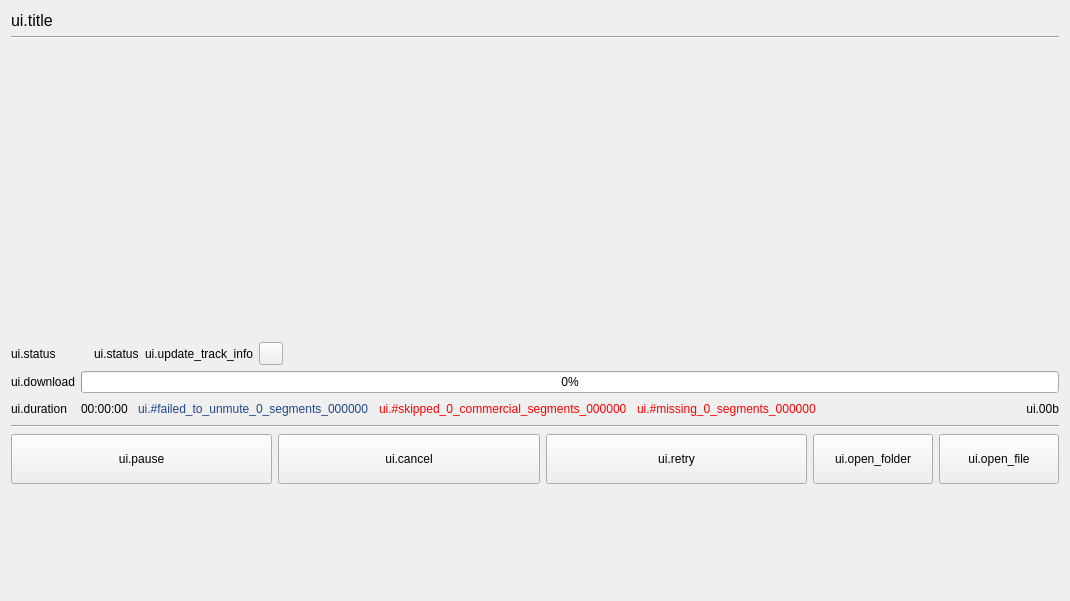
<?xml version="1.0" encoding="UTF-8"?>
<ui version="4.0">
 <class>Form</class>
 <widget class="QWidget" name="Form">
  <property name="geometry">
   <rect>
    <x>0</x>
    <y>0</y>
    <width>1066</width>
    <height>601</height>
   </rect>
  </property>
  <property name="sizePolicy">
   <sizepolicy hsizetype="Fixed" vsizetype="Fixed">
    <horstretch>0</horstretch>
    <verstretch>0</verstretch>
   </sizepolicy>
  </property>
  <property name="locale">
   <locale language="English" country="UnitedStates"/>
  </property>
  <layout class="QVBoxLayout" name="FormLayout">
   <item>
    <widget class="QLabel" name="windowTitleLabel">
     <property name="sizePolicy">
      <sizepolicy hsizetype="Ignored" vsizetype="Fixed">
       <horstretch>0</horstretch>
       <verstretch>0</verstretch>
      </sizepolicy>
     </property>
     <property name="font">
      <font>
       <pointsize>12</pointsize>
      </font>
     </property>
     <property name="text">
      <string>ui.title</string>
     </property>
    </widget>
   </item>
   <item>
    <widget class="Line" name="windowTitleLine">
     <property name="orientation">
      <enum>Qt::Horizontal</enum>
     </property>
    </widget>
   </item>
   <item>
    <widget class="QWidget" name="downloadViewControlBar" native="true">
     <property name="minimumSize">
      <size>
       <width>543</width>
       <height>32</height>
      </size>
     </property>
    </widget>
   </item>
   <item>
    <layout class="QHBoxLayout" name="videoAreaLayout">
     <item>
      <widget class="QWidget" name="downloadInfoView" native="true">
       <property name="minimumSize">
        <size>
         <width>629</width>
         <height>176</height>
        </size>
       </property>
      </widget>
     </item>
     <item>
      <widget class="QWidget" name="partnerContentArea_1" native="true">
       <property name="minimumSize">
        <size>
         <width>300</width>
         <height>250</height>
        </size>
       </property>
       <layout class="QHBoxLayout" name="adAreaLayout_1">
        <property name="spacing">
         <number>0</number>
        </property>
        <property name="leftMargin">
         <number>0</number>
        </property>
        <property name="topMargin">
         <number>0</number>
        </property>
        <property name="rightMargin">
         <number>0</number>
        </property>
        <property name="bottomMargin">
         <number>0</number>
        </property>
       </layout>
      </widget>
     </item>
    </layout>
   </item>
   <item>
    <widget class="QWidget" name="progressArea" native="true">
     <property name="sizePolicy">
      <sizepolicy hsizetype="Preferred" vsizetype="Fixed">
       <horstretch>0</horstretch>
       <verstretch>0</verstretch>
      </sizepolicy>
     </property>
     <layout class="QFormLayout" name="progressAreaLayout">
      <property name="labelAlignment">
       <set>Qt::AlignLeading|Qt::AlignLeft|Qt::AlignTop</set>
      </property>
      <property name="leftMargin">
       <number>0</number>
      </property>
      <property name="topMargin">
       <number>0</number>
      </property>
      <property name="rightMargin">
       <number>0</number>
      </property>
      <property name="bottomMargin">
       <number>0</number>
      </property>
      <item row="0" column="0">
       <widget class="QLabel" name="statusLabel">
        <property name="text">
         <string>ui.status</string>
        </property>
       </widget>
      </item>
      <item row="0" column="1">
       <widget class="QWidget" name="statusControlArea" native="true">
        <layout class="QHBoxLayout" name="statusControlAreaLayout">
         <property name="leftMargin">
          <number>0</number>
         </property>
         <property name="topMargin">
          <number>0</number>
         </property>
         <property name="rightMargin">
          <number>0</number>
         </property>
         <property name="bottomMargin">
          <number>0</number>
         </property>
         <item>
          <widget class="QLabel" name="alertIcon">
           <property name="sizePolicy">
            <sizepolicy hsizetype="Fixed" vsizetype="Fixed">
             <horstretch>0</horstretch>
             <verstretch>0</verstretch>
            </sizepolicy>
           </property>
           <property name="pixmap">
            <pixmap>../icons/light/alert_red.svg</pixmap>
           </property>
           <property name="scaledContents">
            <bool>true</bool>
           </property>
           <property name="alignment">
            <set>Qt::AlignCenter</set>
           </property>
          </widget>
         </item>
         <item>
          <widget class="QLabel" name="status">
           <property name="text">
            <string>ui.status</string>
           </property>
          </widget>
         </item>
         <item>
          <widget class="QLabel" name="updateTrackInfo">
           <property name="text">
            <string>ui.update_track_info</string>
           </property>
          </widget>
         </item>
         <item>
          <widget class="QToolButton" name="statusInfoButton">
           <property name="toolTip">
            <string>ui.information</string>
           </property>
           <property name="icon">
            <iconset>
             <normaloff>../icons/light/help.svg</normaloff>../icons/light/help.svg</iconset>
           </property>
          </widget>
         </item>
         <item>
          <spacer name="horizontalSpacer_1">
           <property name="orientation">
            <enum>Qt::Horizontal</enum>
           </property>
           <property name="sizeHint" stdset="0">
            <size>
             <width>40</width>
             <height>20</height>
            </size>
           </property>
          </spacer>
         </item>
        </layout>
       </widget>
      </item>
      <item row="1" column="0">
       <widget class="QLabel" name="downloadLabel">
        <property name="text">
         <string>ui.download</string>
        </property>
       </widget>
      </item>
      <item row="1" column="1">
       <widget class="QProgressBar" name="progressBar">
        <property name="value">
         <number>0</number>
        </property>
       </widget>
      </item>
      <item row="2" column="0">
       <widget class="QLabel" name="durationLabel">
        <property name="text">
         <string>ui.duration</string>
        </property>
       </widget>
      </item>
      <item row="2" column="1">
       <widget class="QWidget" name="fileInfoArea" native="true">
        <layout class="QHBoxLayout" name="fileInfoAreaLayout">
         <property name="spacing">
          <number>10</number>
         </property>
         <property name="leftMargin">
          <number>0</number>
         </property>
         <property name="topMargin">
          <number>0</number>
         </property>
         <property name="rightMargin">
          <number>0</number>
         </property>
         <property name="bottomMargin">
          <number>0</number>
         </property>
         <item>
          <widget class="QLabel" name="duration">
           <property name="text">
            <string>00:00:00</string>
           </property>
          </widget>
         </item>
         <item>
          <widget class="QLabel" name="mutedInfo">
           <property name="styleSheet">
            <string notr="true">color: rgb(31, 71, 136);</string>
           </property>
           <property name="text">
            <string>ui.#failed_to_unmute_0_segments_000000</string>
           </property>
          </widget>
         </item>
         <item>
          <widget class="QLabel" name="skippedInfo">
           <property name="styleSheet">
            <string notr="true">color: rgb(255, 0, 0);</string>
           </property>
           <property name="text">
            <string>ui.#skipped_0_commercial_segments_000000</string>
           </property>
          </widget>
         </item>
         <item>
          <widget class="QLabel" name="missingInfo">
           <property name="styleSheet">
            <string notr="true">color: rgb(255, 0, 0);</string>
           </property>
           <property name="text">
            <string>ui.#missing_0_segments_000000</string>
           </property>
          </widget>
         </item>
         <item>
          <spacer name="horizontalSpacer_2">
           <property name="orientation">
            <enum>Qt::Horizontal</enum>
           </property>
           <property name="sizeHint" stdset="0">
            <size>
             <width>40</width>
             <height>20</height>
            </size>
           </property>
          </spacer>
         </item>
         <item>
          <widget class="QLabel" name="fileSize">
           <property name="text">
            <string>ui.00b</string>
           </property>
           <property name="alignment">
            <set>Qt::AlignRight|Qt::AlignTrailing|Qt::AlignVCenter</set>
           </property>
          </widget>
         </item>
        </layout>
       </widget>
      </item>
     </layout>
    </widget>
   </item>
   <item>
    <widget class="Line" name="buttonLine">
     <property name="orientation">
      <enum>Qt::Horizontal</enum>
     </property>
    </widget>
   </item>
   <item>
    <widget class="QWidget" name="buttonArea" native="true">
     <property name="sizePolicy">
      <sizepolicy hsizetype="Preferred" vsizetype="Fixed">
       <horstretch>0</horstretch>
       <verstretch>0</verstretch>
      </sizepolicy>
     </property>
     <property name="minimumSize">
      <size>
       <width>0</width>
       <height>50</height>
      </size>
     </property>
     <layout class="QHBoxLayout" name="buttonAreaLayout">
      <property name="leftMargin">
       <number>0</number>
      </property>
      <property name="topMargin">
       <number>0</number>
      </property>
      <property name="rightMargin">
       <number>0</number>
      </property>
      <property name="bottomMargin">
       <number>0</number>
      </property>
      <item>
       <widget class="QPushButton" name="pauseButton">
        <property name="sizePolicy">
         <sizepolicy hsizetype="Expanding" vsizetype="Preferred">
          <horstretch>0</horstretch>
          <verstretch>0</verstretch>
         </sizepolicy>
        </property>
        <property name="text">
         <string>ui.pause</string>
        </property>
       </widget>
      </item>
      <item>
       <widget class="QPushButton" name="cancelButton">
        <property name="sizePolicy">
         <sizepolicy hsizetype="Expanding" vsizetype="Preferred">
          <horstretch>0</horstretch>
          <verstretch>0</verstretch>
         </sizepolicy>
        </property>
        <property name="text">
         <string>ui.cancel</string>
        </property>
       </widget>
      </item>
      <item>
       <widget class="QPushButton" name="retryButton">
        <property name="sizePolicy">
         <sizepolicy hsizetype="Expanding" vsizetype="Preferred">
          <horstretch>0</horstretch>
          <verstretch>0</verstretch>
         </sizepolicy>
        </property>
        <property name="text">
         <string>ui.retry</string>
        </property>
        <property name="icon">
         <iconset>
          <normaloff>../icons/light/retry.svg</normaloff>../icons/light/retry.svg</iconset>
        </property>
       </widget>
      </item>
      <item>
       <widget class="QPushButton" name="openFolderButton">
        <property name="sizePolicy">
         <sizepolicy hsizetype="Minimum" vsizetype="Preferred">
          <horstretch>0</horstretch>
          <verstretch>0</verstretch>
         </sizepolicy>
        </property>
        <property name="minimumSize">
         <size>
          <width>120</width>
          <height>0</height>
         </size>
        </property>
        <property name="text">
         <string>ui.open_folder</string>
        </property>
        <property name="icon">
         <iconset>
          <normaloff>../icons/light/folder.svg</normaloff>../icons/light/folder.svg</iconset>
        </property>
       </widget>
      </item>
      <item>
       <widget class="QPushButton" name="openFileButton">
        <property name="sizePolicy">
         <sizepolicy hsizetype="Minimum" vsizetype="Preferred">
          <horstretch>0</horstretch>
          <verstretch>0</verstretch>
         </sizepolicy>
        </property>
        <property name="minimumSize">
         <size>
          <width>120</width>
          <height>0</height>
         </size>
        </property>
        <property name="text">
         <string>ui.open_file</string>
        </property>
        <property name="icon">
         <iconset>
          <normaloff>../icons/light/file.svg</normaloff>../icons/light/file.svg</iconset>
        </property>
       </widget>
      </item>
     </layout>
    </widget>
   </item>
   <item>
    <widget class="QWidget" name="partnerContentGroup_1" native="true">
     <layout class="QHBoxLayout" name="adGroupLayout_1">
      <property name="spacing">
       <number>0</number>
      </property>
      <property name="leftMargin">
       <number>0</number>
      </property>
      <property name="topMargin">
       <number>0</number>
      </property>
      <property name="rightMargin">
       <number>0</number>
      </property>
      <property name="bottomMargin">
       <number>0</number>
      </property>
      <item>
       <widget class="QWidget" name="partnerContentArea_2" native="true">
        <property name="minimumSize">
         <size>
          <width>728</width>
          <height>90</height>
         </size>
        </property>
        <layout class="QHBoxLayout" name="adAreaLayout_2">
         <property name="spacing">
          <number>0</number>
         </property>
         <property name="leftMargin">
          <number>0</number>
         </property>
         <property name="topMargin">
          <number>0</number>
         </property>
         <property name="rightMargin">
          <number>0</number>
         </property>
         <property name="bottomMargin">
          <number>0</number>
         </property>
        </layout>
       </widget>
      </item>
      <item>
       <widget class="QWidget" name="partnerContentArea_3" native="true">
        <property name="minimumSize">
         <size>
          <width>320</width>
          <height>100</height>
         </size>
        </property>
        <layout class="QHBoxLayout" name="adAreaLayout_3">
         <property name="spacing">
          <number>0</number>
         </property>
         <property name="leftMargin">
          <number>0</number>
         </property>
         <property name="topMargin">
          <number>0</number>
         </property>
         <property name="rightMargin">
          <number>0</number>
         </property>
         <property name="bottomMargin">
          <number>0</number>
         </property>
        </layout>
       </widget>
      </item>
     </layout>
    </widget>
   </item>
  </layout>
 </widget>
 <resources/>
 <connections/>
</ui>
